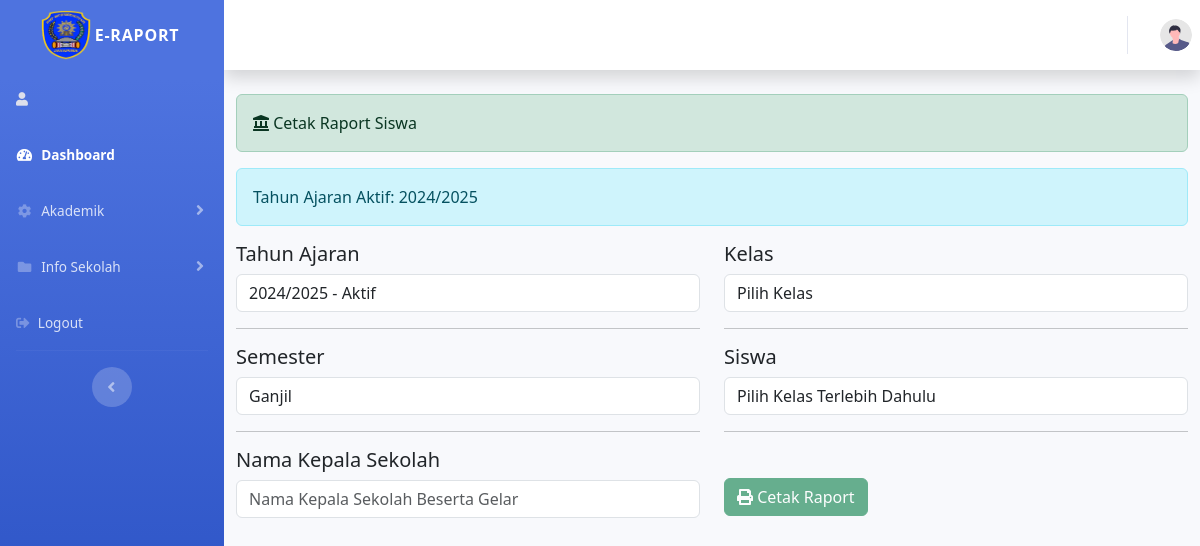
/index.php/administrator/raport, run on an earlier commit of the app's database.
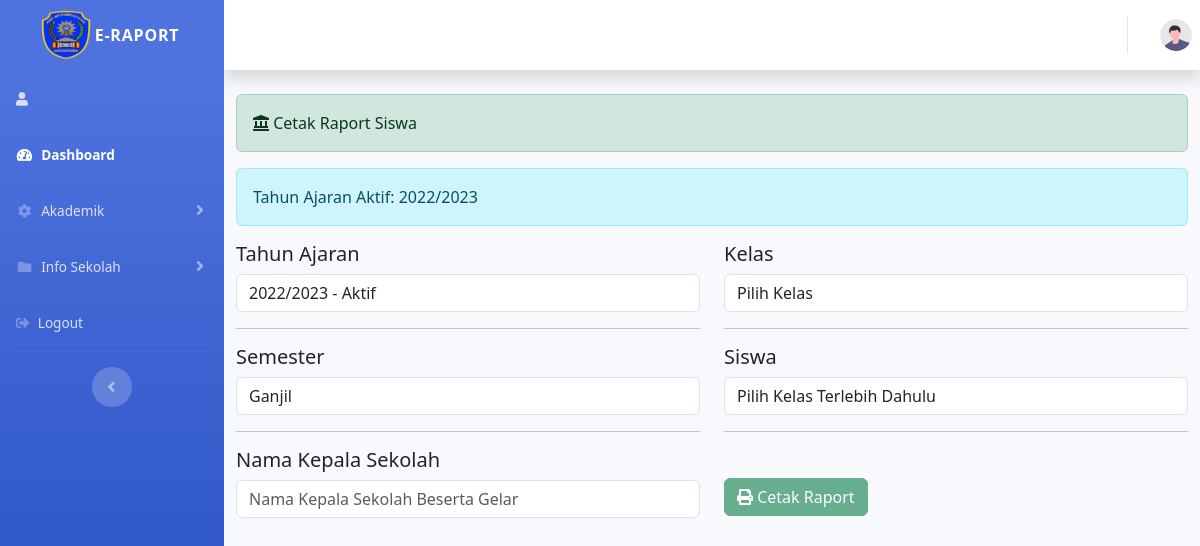
And on a later commit of the database.
### tables this page shows
CREATE TABLE `tahun_ajaran` (
  `id_tahun` bigint(10) NOT NULL,
  `tahun_ajaran` varchar(20) NOT NULL,
  `status` varchar(20) NOT NULL
);

### application/controllers/administrator/raport.php (called while the page is built, shortened)
<?php
class Raport extends CI_Controller {
    public function __construct(){
        $this->load->model('nilai_model');
    }
    public function index(){
        $this->load->model('tahun_model');
        $data = array(
            'kelas' => $this->nilai_model->get_all_kelas(),
            'tahun_ajaran' => $this->tahun_model->tampil_data(),
            'tahun_ajaran_aktif' => $this->nilai_model->get_tahun_ajaran_aktif()
        );
        $this->load->view('templates_administrator/header');
        $this->load->view('templates_administrator/sidebar');
        $this->load->view('administrator/raport_form', $data);
        $this->load->view('templates_administrator/footer');
    }
}
?>

### index.php (called while the page is built, shortened)
<?php
require_once BASEPATH.'core/CodeIgniter.php';

### application/models/nilai_model.php (called while the page is built, shortened)
    <?php
    class Nilai_model extends CI_Model {
        public function get_all_kelas() {
            $this->db->select('*');
            $this->db->from('kelas');
            $query = $this->db->get();
            return $query->result();
        }
        public function get_tahun_ajaran_aktif() {
            $this->db->select('*');
            $this->db->from('tahun_ajaran');
            $this->db->where('status', 'aktif');
            $query = $this->db->get();
            return $query->row();
        }
    }
?>

### application/models/tahun_model.php (called while the page is built, shortened)
<?php
class Tahun_model extends CI_Model {
    public function tampil_data() {
        return $this->db->get('tahun_ajaran')->result();
    }
}
?>

### application/views/administrator/raport_form.php (the view, shortened to what this page needs)
<!DOCTYPE html>
<html lang="en">
<head>
    <link rel="stylesheet" href="<?php echo base_url('assets/css/bootstrap.min.css'); ?>">
    <link rel="stylesheet" href="<?php echo base_url('assets/css/fontawesome.min.css'); ?>">
</head>
<body>
    <div class="container-fluid">
        <div class="alert alert-success" role="alert">
            <i class="fas fa-landmark"></i> Cetak Raport Siswa
        </div>
        <div class="alert alert-info">
                Tahun Ajaran Aktif: <?php echo isset($tahun_ajaran_aktif->tahun_ajaran) ? $tahun_ajaran_aktif->tahun_ajaran : 'Tidak ada tahun ajaran aktif'; ?>
        </div>
        <div class="row">
            <div class="col-md-6">
                <form id="form_pilih_kelas" action="<?= base_url('administrator/raport/cetak_raport'); ?>" method="post">
                <h5>Tahun Ajaran</h5>
                <div class="form-group">
                    <select name="tahun" id="id_tahun" class="form-control">
                        <?php foreach ($tahun_ajaran as $tahun): ?>
                            <?php if ($tahun->status == "Aktif") { ?>
                                <option value="<?php echo $tahun->id_tahun; ?>" selected><?php echo $tahun->tahun_ajaran; ?> - Aktif</option>
                            <?php }else{ ?>
                                <option value="<?php echo $tahun->id_tahun; ?>"><?php echo $tahun->tahun_ajaran; ?></option>
                            <?php } ?>
                        <?php endforeach; ?>
                    </select>
                </div>
                    <hr>
                <h5>Semester</h5>
                <div class="form-group">
                    <select name="semester" id="id_semester" class="form-control">
                        <option value="ganjil">Ganjil</option>
                    </select>
                </div>
                <hr>
                <h5>Nama Kepala Sekolah</h5>
                    <div class="form-group">
                        <input type="text" name="kepala_sekolah" id="id_kepsek" class="form-control" placeholder="Nama Kepala Sekolah Beserta Gelar">
                    </div>
            </div>
            <div class="col-md-6">
                <h5>Kelas</h5>
                    <div class="form-group">
                        <select name="kelas" id="id_kelas" class="form-control">
                            <option value="">Pilih Kelas</option>
                        </select>
                    </div>
                    <hr>
                    <h5>Siswa</h5>
                    <div class="form-group">
                        <select name="siswa" id="id_siswa" class="form-control">
                            <option selected="true">Pilih Kelas Terlebih Dahulu</option>
                        </select>
                    </div>
                    <hr>
                    <button type="submit" id="btnSubmit" class="btn btn-success" style="margin-top: 30px !important;" disabled="true">
                        <i class="fa fa-print"></i> <span>Cetak Raport</span>
                    </button>
            </div>
        </div>
    </div>
</body>
</html>

What changed in the data, as far as the page shows it:
no longer on this page (row edited): tahun_ajaran: tahun_ajaran "2024/2025"
now on this page (row edited): tahun_ajaran: tahun_ajaran "2022/2023"
Also different on the page:
form field tahun: "2024/2025 - Aktif" → "2022/2023 - Aktif"
